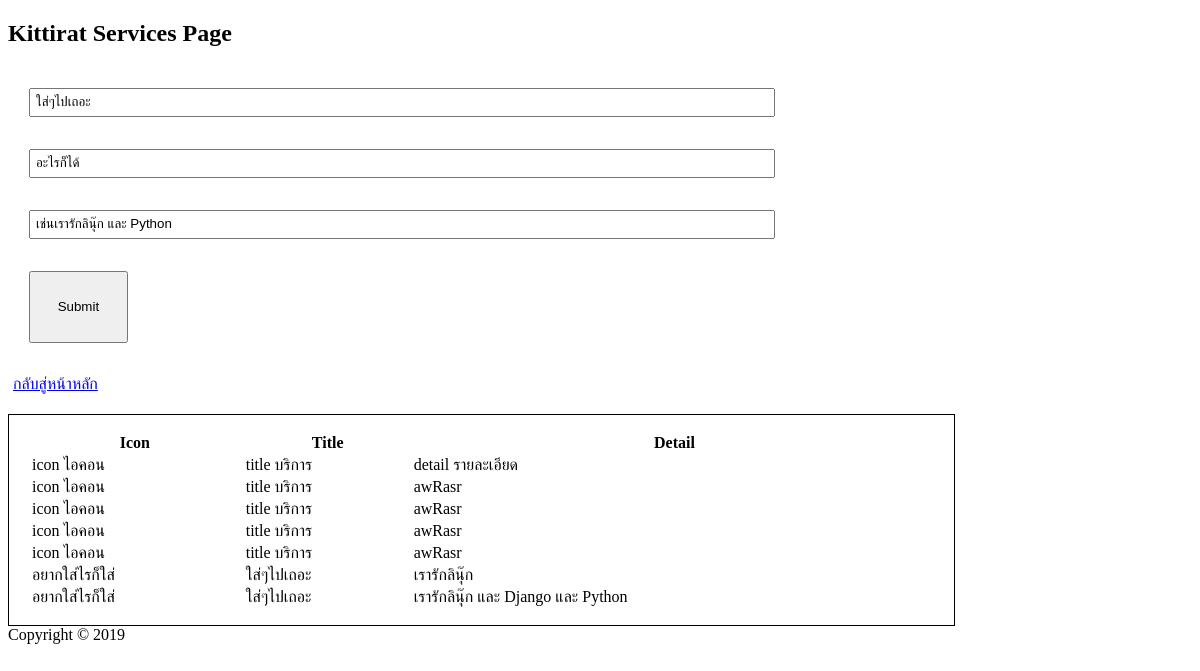
Page /insert on the earlier database version.
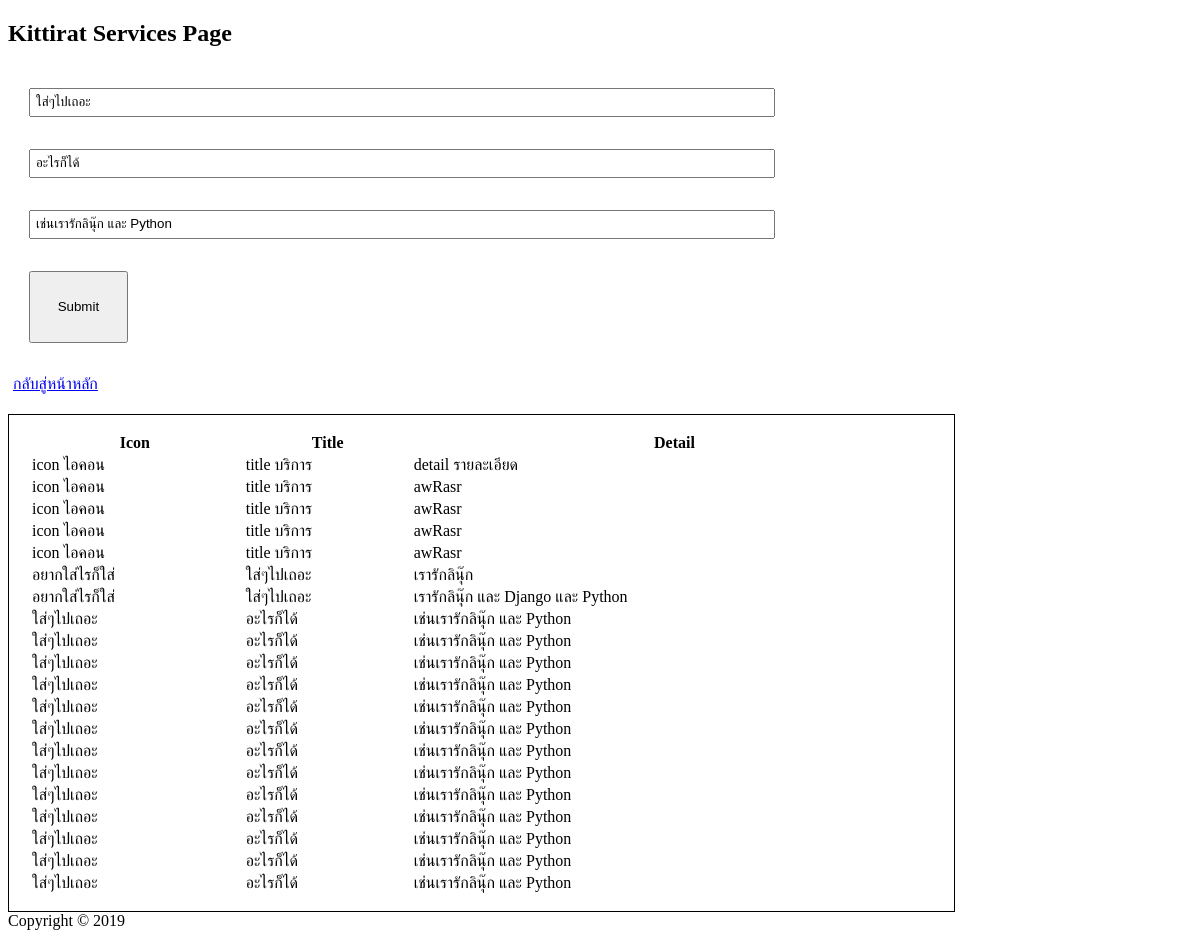
Same page on the later database version.
### myapp/models.py (models this page shows)
class Service(models.Model):
    icon = models.CharField(max_length=200)
    title = models.CharField(max_length=300)
    detail = models.CharField(max_length=1000)
    def __str__(self):
        return self.title

### myapp/views.py (the view)
# urls.py: path('insert',appview.insert),
def insert(req):
    if req.method == 'POST':
        post = req.POST
        s = Service()
        s.icon = post['icon']
        s.title = post['title']
        s.detail = post['detail']
        s.save()
        services = Service.objects.all()
        print(services)
        return render(req, 'myapp/insert.html', { 'services': services })
    else:
        print('ร้องขอทำมะดา')
        services = Service.objects.all()
        print(services)
        return render(req, 'myapp/insert.html', { 'services': services })

### myapp/templates/myapp/insert.html (shortened to what this page needs)
<!DOCTYPE html>
<html lang="en">
  <head>
    {% load static %}
    <link href="{% static 'vendor/fontawesome-free/css/all.min.css' %}" rel="stylesheet" type="text/css">
  </head>
  <body>
    <nav> <h1> Kittirat Services Page </h1> </nav>
    <div>
      <section class="filled">
        <form action="insert" method="POST" enctype="multipart/form-data;charset=UTF-8">
          <div class="spacing"><input class="filled" type="text" name="icon" value="ใส่ๆไปเถอะ"/></div>
          <div class="spacing"><input class="filled" type="text" name="title" value="อะไรก็ได้"/></div>
          <div class="spacing"><input class="filled" type="text" name="detail" value="เช่นเรารักลินุ๊ก และ Python"/></div>
          <div class="spacing"><button style="padding: 2em;" type="submit">Submit</button></div>
          <p><a href="index"  class="btn btn-primary">กลับสู่หน้าหลัก</a></p>
        </form>
      </section>
      <div>
       <table style="width:80%; border: 1px solid black; padding: 1em;">
        <tr>
          <th>Icon</th>
          <th>Title</th>
          <th>Detail</th>
        </tr>
        {% for s in services %}
        <tr>
          <td> <i class="fa {{s.icon}}"></i> {{ s.icon }}</td>
          <td>{{ s.title }}</td>
          <td>{{ s.detail }}</td>
        </tr>
        {% endfor %}
      </table>
      </div>
    </div>
    <footer>
      <div>
        <div>Copyright &copy; 2019 </div>
      </div>
    </footer>
  </body>
</html>

### myapp/templates/myapp/insert.html (style rules this page uses)
.filled { width: 80%; padding: 5px; }
.spacing { padding: 1em; }

Differences in the rows shown:
added Service: icon "ใส่ๆไปเถอะ", title "อะไรก็ได้", detail "เช่นเรารักลินุ๊ก และ Python"
added Service: icon "ใส่ๆไปเถอะ", title "อะไรก็ได้", detail "เช่นเรารักลินุ๊ก และ Python"
added Service: icon "ใส่ๆไปเถอะ", title "อะไรก็ได้", detail "เช่นเรารักลินุ๊ก และ Python"
added Service: icon "ใส่ๆไปเถอะ", title "อะไรก็ได้", detail "เช่นเรารักลินุ๊ก และ Python"
added Service: icon "ใส่ๆไปเถอะ", title "อะไรก็ได้", detail "เช่นเรารักลินุ๊ก และ Python"
added Service: icon "ใส่ๆไปเถอะ", title "อะไรก็ได้", detail "เช่นเรารักลินุ๊ก และ Python"
added Service: icon "ใส่ๆไปเถอะ", title "อะไรก็ได้", detail "เช่นเรารักลินุ๊ก และ Python"
added Service: icon "ใส่ๆไปเถอะ", title "อะไรก็ได้", detail "เช่นเรารักลินุ๊ก และ Python"
added Service: icon "ใส่ๆไปเถอะ", title "อะไรก็ได้", detail "เช่นเรารักลินุ๊ก และ Python"
added Service: icon "ใส่ๆไปเถอะ", title "อะไรก็ได้", detail "เช่นเรารักลินุ๊ก และ Python"
added Service: icon "ใส่ๆไปเถอะ", title "อะไรก็ได้", detail "เช่นเรารักลินุ๊ก และ Python"
added Service: icon "ใส่ๆไปเถอะ", title "อะไรก็ได้", detail "เช่นเรารักลินุ๊ก และ Python"
added Service: icon "ใส่ๆไปเถอะ", title "อะไรก็ได้", detail "เช่นเรารักลินุ๊ก และ Python"
